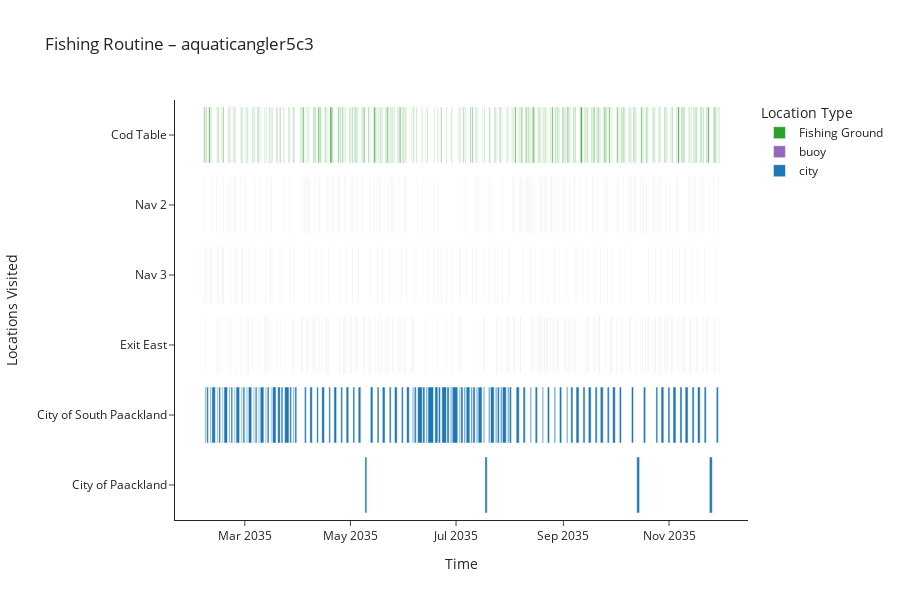

The notebook cell saved with this chart:
### Markdown cell above
## ROUTINE VIZ

### Code cell
# Seleziona una singola nave da visualizzare
selected_vessel = "aquaticangler5c3"

df_vessel = ping[ping["target"] == selected_vessel].copy()

# Ordina cronologicamente e crea intervallo start-end per ciascun punto
df_vessel = df_vessel.sort_values("time")
df_vessel["start"] = df_vessel["time"]
df_vessel["end"] = df_vessel["time"] + pd.to_timedelta(df_vessel["dwell"], unit="s")

# Semplifica: tieni solo i campi rilevanti
df_vessel = df_vessel[["source", "target", "kind", "start", "end"]]

# Colori diversi per tipo di area (porto, fishing ground, preserve, buoy)
color_map = {
    "city": "#1f77b4",
    "Fishing Ground": "#2ca02c",
    "Ecological Preserve": "#ff7f0e",
    "buoy": "#9467bd"
}

fig = px.timeline(
    df_vessel,
    x_start="start",
    x_end="end",
    y="source",
    color="kind",
    color_discrete_map=color_map,
    title=f"Fishing Routine – {selected_vessel}",
    labels={"location_name": "Location", "kind": "Type"}
)

# Inverti l’asse Y per avere i porti in alto
fig.update_yaxes(autorange="reversed")

# Miglioramenti estetici
fig.update_layout(
    height=600,
    xaxis_title="Time",
    yaxis_title="Locations Visited",
    legend_title="Location Type",
    template="simple_white"
)

fig.show()

### Figure 1 — Plotly figure (JSON) as saved in the notebook; plotly's stock layout.template omitted (floating-point values rounded to 4 significant figures; data arrays with more than 128 entries replaced by an {"elided": "..."} marker saying what was removed)
{"data": [{"base": {"elided": "482 str values"}, "hovertemplate": "Type=Fishing Ground<br>start=%{base}<br>end=%{x}<br>source=%{y}<extra></extra>", "legendgroup": "Fishing Ground", "marker": {"color": "#2ca02c", "pattern": {"shape": ""}}, "name": "Fishing Ground", "orientation": "h", "showlegend": true, "textposition": "auto", "type": "bar", "x": {"elided": "482 int values"}, "xaxis": "x", "y": {"elided": "482 str values"}, "yaxis": "y"}, {"base": {"elided": "488 str values"}, "hovertemplate": "Type=buoy<br>start=%{base}<br>end=%{x}<br>source=%{y}<extra></extra>", "legendgroup": "buoy", "marker": {"color": "#9467bd", "pattern": {"shape": ""}}, "name": "buoy", "orientation": "h", "showlegend": true, "textposition": "auto", "type": "bar", "x": {"elided": "488 int values"}, "xaxis": "x", "y": {"elided": "488 str values"}, "yaxis": "y"}, {"base": ["2035-02-05T23:12:25.423851000", "2035-02-06T23:17:51.334107000", "2035-02-08T23:22:27.701829000", "2035-02-09T23:10:58.809908000", "2035-02-13T02:06:59.385239000", "2035-02-13T23:24:00.298421000", "2035-02-15T23:44:01.961290000", "2035-02-16T23:28:07.855260000", "2035-02-19T22:59:18.533424000", "2035-02-21T00:19:08.322305000", "2035-02-22T23:27:31.815500000", "2035-02-23T23:16:40.616899000", "2035-02-26T23:29:23.337361000", "2035-02-27T23:12:31.828762000", "2035-03-01T23:18:17.578852000", "2035-03-03T01:34:51.296499000", "2035-03-06T00:56:48.883932000", "2035-03-07T00:59:46.242611000", "2035-03-08T23:14:05.075469000", "2035-03-09T21:30:13.763242000", "2035-03-12T23:12:14.080890000", "2035-03-13T23:01:35.021916000", "2035-03-16T02:31:21.974049000", "2035-03-16T23:14:20.709151000", "2035-03-19T23:25:46.864830000", "2035-03-21T23:10:43.843663000", "2035-03-23T23:17:44.117537000", "2035-03-26T23:12:23.679704000", "2035-03-28T23:18:23.576579000", "2035-03-29T21:31:30.603720000", "2035-04-04T10:19:00.140564000", "2035-04-07T13:05:03.160796000", "2035-04-11T12:46:46.313713000", "2035-04-14T10:30:22.994261000", "2035-04-18T12:52:58.662518000", "2035-04-21T10:42:04.663064000", "2035-04-25T10:22:06.472618000", "2035-04-28T12:12:15.469001000", "2035-05-02T10:27:03.425676000", "2035-05-05T11:54:27.911358000", "2035-05-09T08:35:55.079862000", "2035-05-12T12:07:47.219565000", "2035-05-16T10:11:16.110709000", "2035-05-19T10:09:22.587894000", "2035-05-23T10:14:01.777800000", "2035-05-26T10:12:14.114065000", "2035-05-30T10:16:33.009422000", "2035-06-02T10:28:01.960257000", "2035-06-05T20:05:36.498521000", "2035-06-06T21:05:38.958866000", "2035-06-08T18:53:11.970711000", "2035-06-11T18:11:07.226605000", "2035-06-13T18:19:38.108851000", "2035-06-14T18:25:53.621826000", "2035-06-18T18:17:27.601059000", "2035-06-20T20:01:09.669981000", "2035-06-22T18:22:12.081345000", "2035-06-25T18:14:47.162030000", "2035-06-27T18:09:35.796270000", "2035-06-28T19:33:32.212735000", "2035-07-02T21:16:55.862547000", "2035-07-03T18:09:15.651282000", "2035-07-05T16:30:46.764817000", "2035-07-06T20:10:40.615870000", "2035-07-09T16:33:51.519290000", "2035-07-10T18:17:18.257474000", "2035-07-12T18:20:32.905956000", "2035-07-13T18:28:07.226060000", "2035-07-16T19:10:56.889606000", "2035-07-17T16:34:03.860688000", "2035-07-19T18:13:36.115005000", "2035-07-20T21:12:00.363716000", "2035-07-23T18:21:44.108490000", "2035-07-24T20:09:22.680621000", "2035-07-26T16:31:33.329062000", "2035-07-27T18:14:02.490362000", "2035-07-30T18:09:27.686721000", "2035-07-31T19:03:31.731801000", "2035-08-04T17:16:38.090936000", "2035-08-08T17:09:23.010932000", "2035-08-12T20:05:42.156122000", "2035-08-15T17:11:03.160230000", "2035-08-19T19:35:07.058073000", "2035-08-22T18:06:37.455077000", "2035-08-26T17:11:47.895524000", "2035-08-29T17:24:12.978695000", "2035-09-02T19:02:34.224851000", "2035-09-05T06:12:24.649190000", "2035-09-08T07:18:04.199881000", "2035-09-12T07:26:12.260409000", "2035-09-15T09:36:56.557341000", "2035-09-19T07:14:53.165837000", "2035-09-22T07:18:17.779025000", "2035-09-26T07:57:48.845169000", "2035-09-29T09:32:15.597206000", "2035-10-03T07:16:04.346921000", "2035-10-10T07:20:48.152103000", "2035-10-13T08:13:12.194057000", "2035-10-17T05:32:10.815644000", "2035-10-24T10:41:41.040204000", "2035-10-27T09:35:32.167813000", "2035-10-31T09:31:42.049218000", "2035-11-03T07:26:05.837769000", "2035-11-07T07:26:31.726645000", "2035-11-10T07:23:02.345035000", "2035-11-14T07:20:43.231698000", "2035-11-17T10:45:23.181715000", "2035-11-21T07:08:07.584372000", "2035-11-24T07:54:48.254289000", "2035-11-28T07:22:33.299062000"], "hovertemplate": "Type=city<br>start=%{base}<br>end=%{x}<br>source=%{y}<extra></extra>", "legendgroup": "city", "marker": {"color": "#1f77b4", "pattern": {"shape": ""}}, "name": "city", "orientation": "h", "showlegend": true, "textposition": "auto", "type": "bar", "x": [46396732, 89285532, 45670756, 175741190, 35612483, 88819203, 44360130, 174712144, 47087791, 85584110, 45184910, 175399383, 45078352, 89509167, 45867705, 167108703, 39922998, 83152294, 46233724, 181786236, 46375502, 89942455, 34324363, 175539290, 131653135, 89671614, 218535882, 89501319, 45793892, 95512180, 92572186, 125886359, 83817505, 135260089, 83570406, 134600023, 92465017, 128897628, 92051382, 130328538, 98832763, 129336050, 93131823, 136373285, 93070147, 136348385, 92897770, 135178691, 57611956, 97037072, 234408029, 107480316, 63668029, 279246378, 150152398, 100920870, 236267918, 107292712, 64282294, 275187787, 53162291, 107573964, 70188281, 186559384, 70036417, 107030093, 63912477, 192712773, 60836844, 113455547, 64332911, 182879636, 63776871, 100271435, 70130356, 193557509, 64269843, 104446722, 153801909, 111132568, 57387891, 111025819, 59442986, 107662769, 67878534, 110458302, 61135487, 107480543, 146618094, 102999730, 138362606, 103796355, 146611814, 101299543, 138474408, 103662907, 103282489, 143291215, 109678188, 91364252, 138344350, 95455493, 146382515, 102809776, 146490086, 103405807, 134199929, 104154143, 144705089, 103343597], "xaxis": "x", "y": ["City of South Paackland", "City of South Paackland", "City of South Paackland", "City of South Paackland", "City of South Paackland", "City of South Paackland", "City of South Paackland", "City of South Paackland", "City of South Paackland", "City of South Paackland", "City of South Paackland", "City of South Paackland", "City of South Paackland", "City of South Paackland", "City of South Paackland", "City of South Paackland", "City of South Paackland", "City of South Paackland", "City of South Paackland", "City of South Paackland", "City of South Paackland", "City of South Paackland", "City of South Paackland", "City of South Paackland", "City of South Paackland", "City of South Paackland", "City of South Paackland", "City of South Paackland", "City of South Paackland", "City of South Paackland", "City of South Paackland", "City of South Paackland", "City of South Paackland", "City of South Paackland", "City of South Paackland", "City of South Paackland", "City of South Paackland", "City of South Paackland", "City of South Paackland", "City of South Paackland", "City of Paackland", "City of South Paackland", "City of South Paackland", "City of South Paackland", "City of South Paackland", "City of South Paackland", "City of South Paackland", "City of South Paackland", "City of South Paackland", "City of South Paackland", "City of South Paackland", "City of South Paackland", "City of South Paackland", "City of South Paackland", "City of South Paackland", "City of South Paackland", "City of South Paackland", "City of South Paackland", "City of South Paackland", "City of South Paackland", "City of South Paackland", "City of South Paackland", "City of South Paackland", "City of South Paackland", "City of South Paackland", "City of South Paackland", "City of South Paackland", "City of South Paackland", "City of South Paackland", "City of Paackland", "City of South Paackland", "City of South Paackland", "City of South Paackland", "City of South Paackland", "City of South Paackland", "City of South Paackland", "City of South Paackland", "City of South Paackland", "City of South Paackland", "City of South Paackland", "City of South Paackland", "City of South Paackland", "City of South Paackland", "City of South Paackland", "City of South Paackland", "City of South Paackland", "City of South Paackland", "City of South Paackland", "City of South Paackland", "City of South Paackland", "City of South Paackland", "City of South Paackland", "City of South Paackland", "City of South Paackland", "City of South Paackland", "City of South Paackland", "City of South Paackland", "City of Paackland", "City of South Paackland", "City of South Paackland", "City of South Paackland", "City of South Paackland", "City of South Paackland", "City of South Paackland", "City of South Paackland", "City of South Paackland", "City of South Paackland", "City of South Paackland", "City of Paackland", "City of South Paackland"], "yaxis": "y"}], "layout": {"barmode": "overlay", "height": 600, "legend": {"title": {"text": "Location Type"}, "tracegroupgap": 0}, "title": {"text": "Fishing Routine – aquaticangler5c3"}, "xaxis": {"anchor": "y", "domain": [0, 1], "title": {"text": "Time"}, "type": "date"}, "yaxis": {"anchor": "x", "autorange": "reversed", "domain": [0, 1], "title": {"text": "Locations Visited"}}}}
